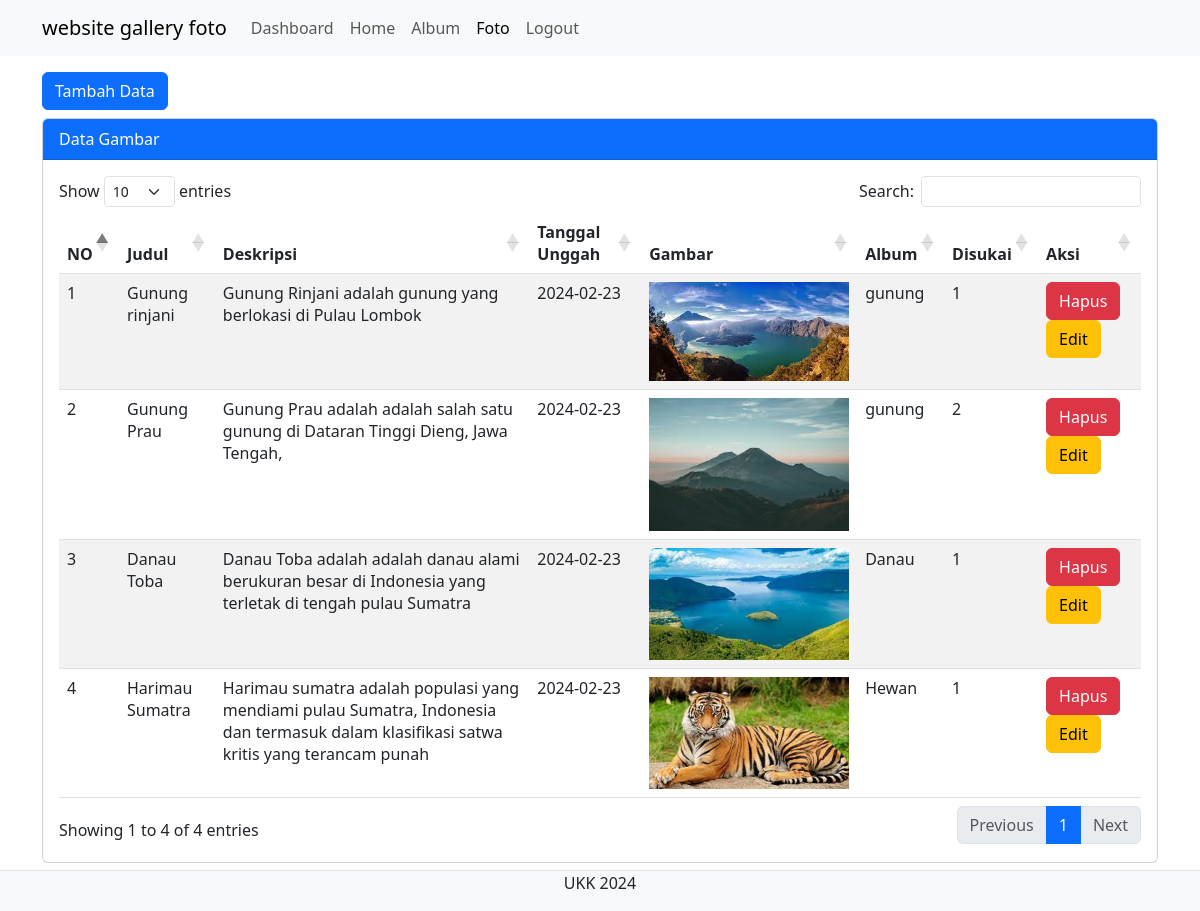
Screenshot of /foto.php (signed in) with the database file from the repository.
### tables this page shows
CREATE TABLE `foto` (
  `fotoid` int(11) NOT NULL,
  `judulfoto` varchar(255) NOT NULL,
  `deskripsifoto` text NOT NULL,
  `tanggalunggah` date NOT NULL,
  `lokasifile` varchar(255) NOT NULL,
  `albumid` int(11) NOT NULL,
  `userid` int(11) NOT NULL
);

CREATE TABLE `album` (
  `albumid` int(11) NOT NULL,
  `namaalbum` varchar(255) NOT NULL,
  `deskripsi` text NOT NULL,
  `tanggaldibuat` date NOT NULL,
  `userid` int(11) NOT NULL
);

### foto.php (the view, shortened to what this page needs)
</html>
<!DOCTYPE html>
<html lang="en">
<head>
    <link rel="stylesheet" type="text/css" href="assets/css/bootstrap.min.css">
    <link rel="stylesheet" href="https://cdnjs.cloudflare.com/ajax/libs/twitter-bootstrap/5.3.0/css/bootstrap.min.css">
    <link rel="stylesheet" href="https://cdn.datatables.net/1.13.7/css/dataTables.bootstrap5.min.css">
</head>
<body>
    <?php
    $page = basename($_SERVER['PHP_SELF']);
    ?>
    <nav class="navbar navbar-expand-lg bg-body-tertiary">
        <div class="container">
            <a class="navbar-brand" href="#">website gallery foto</a>
            <div class="collapse navbar-collapse" id="navbarNavAltMarkup">
                <div class="navbar-nav me-auto">
                    <?php if (!isset($_SESSION['userid'])) { ?>
                        <a href="register.php" class="btn btn-outline-primary m-1">Register</a>
                        <a href="login.php" class="btn btn-outline-primary m-1">Login</a>
                    <?php } else { ?>
                        <a class="nav-link <?= ($page == 'dashboard.php') ? 'active' : '' ?>" aria-current="page" href="dashboard.php">Dashboard</a>
                        <a class="nav-link <?= ($page == 'home.php') ? 'active' : '' ?>" aria-current="page" href="home.php">Home</a>
                        <a class="nav-link <?= ($page == 'album.php') ? 'active' : '' ?>" href="album.php">Album</a>
                        <a class="nav-link <?= ($page == 'foto.php') ? 'active' : '' ?>" href="foto.php">Foto</a>
                        <a class="nav-link" href="logout.php">Logout</a>
                    <?php } ?>
                </div>
            </div>
        </div>
    </nav>
    <div class="container mt-3">
        <button type="button" class="btn btn-primary" data-bs-toggle="modal" data-bs-target="#staticBackdrop">
            Tambah Data
        </button>
        <div class="card mt-2">
            <div class="card-header text-bg-primary">Data Gambar</div>
            <div class="card-body">
                <table id="example" class="table table-striped" style="width:100%">
                    <thead>
                        <tr>
                            <th>NO</th>
                            <th>Judul</th>
                            <th>Deskripsi</th>
                            <th>Tanggal Unggah</th>
                            <th>Gambar</th>
                            <th>Album</th>
                            <th>Disukai</th>
                            <th>Aksi</th>
                        </tr>
                    </thead>
                    <tbody>
                        <?php
                        include "koneksi.php";
                        $userid = $_SESSION['userid'];
                        $no = 1;
                        $sql = mysqli_query($conn, "select * from foto,album where foto.userid='$userid' and foto.albumid=album.albumid");
                        while ($data = mysqli_fetch_array($sql)) {
                        ?>
                            <tr>
                                <td><?= $no++ ?></td>
                                <td><?= $data['judulfoto'] ?></td>
                                <td><?= $data['deskripsifoto'] ?></td>
                                <td><?= $data['tanggalunggah'] ?></td>
                                <td>
                                    <img src="gambar/<?= $data['lokasifile'] ?>" width="200px">
                                </td>
                                <td><?= $data['namaalbum'] ?></td>
                                <td>
                                    <?php
                                    $fotoid = $data['fotoid'];
                                    $sql2 = mysqli_query($conn, "select * from likefoto where fotoid='$fotoid'");
                                    echo mysqli_num_rows($sql2);
                                    ?>
                                </td>
                                <td>
                                    <a href="hapus_foto.php?fotoid=<?= $data['fotoid'] ?>" class="btn btn-danger">Hapus</a>
                                    <a href="#" class="btn btn-warning" data-bs-toggle="modal" data-bs-target="#edit<?= $no ?>">Edit</a>
                                </td>
                            </tr>
                        <?php } ?>
                    </tbody>
                </table>
            </div>
        </div>
    </div>
    <br>
    <br>
    <footer class="d-flex justify-content-center border-top mt-3 bg-light fixed-bottom">
        <p>UKK 2024</p>
    </footer>
</body>
</html>

### rows the page displays
foto: judulfoto "Gunung rinjani", deskripsifoto "Gunung Rinjani adalah gunung yang berlokasi di Pulau Lombok", tanggalunggah "2024-02-23", lokasifile (picture), albumid.namaalbum "gunung", mysqli_num_rows($sql2) "1"
foto: judulfoto "Gunung Prau", deskripsifoto "Gunung Prau adalah adalah salah satu gunung di Dataran Tinggi Dieng, Jawa Tengah,", tanggalunggah "2024-02-23", lokasifile (picture), albumid.namaalbum "gunung", mysqli_num_rows($sql2) "2"
foto: judulfoto "Danau Toba", deskripsifoto "Danau Toba adalah adalah danau alami berukuran besar di Indonesia yang terletak di tengah pulau Sumatra", tanggalunggah "2024-02-23", lokasifile (picture), albumid.namaalbum "Danau", mysqli_num_rows($sql2) "1"
foto: judulfoto "Harimau Sumatra", deskripsifoto "Harimau sumatra adalah populasi yang mendiami pulau Sumatra, Indonesia dan termasuk dalam klasifikasi satwa kritis yang terancam punah", tanggalunggah "2024-02-23", lokasifile (picture), albumid.namaalbum "Hewan", mysqli_num_rows($sql2) "1"
